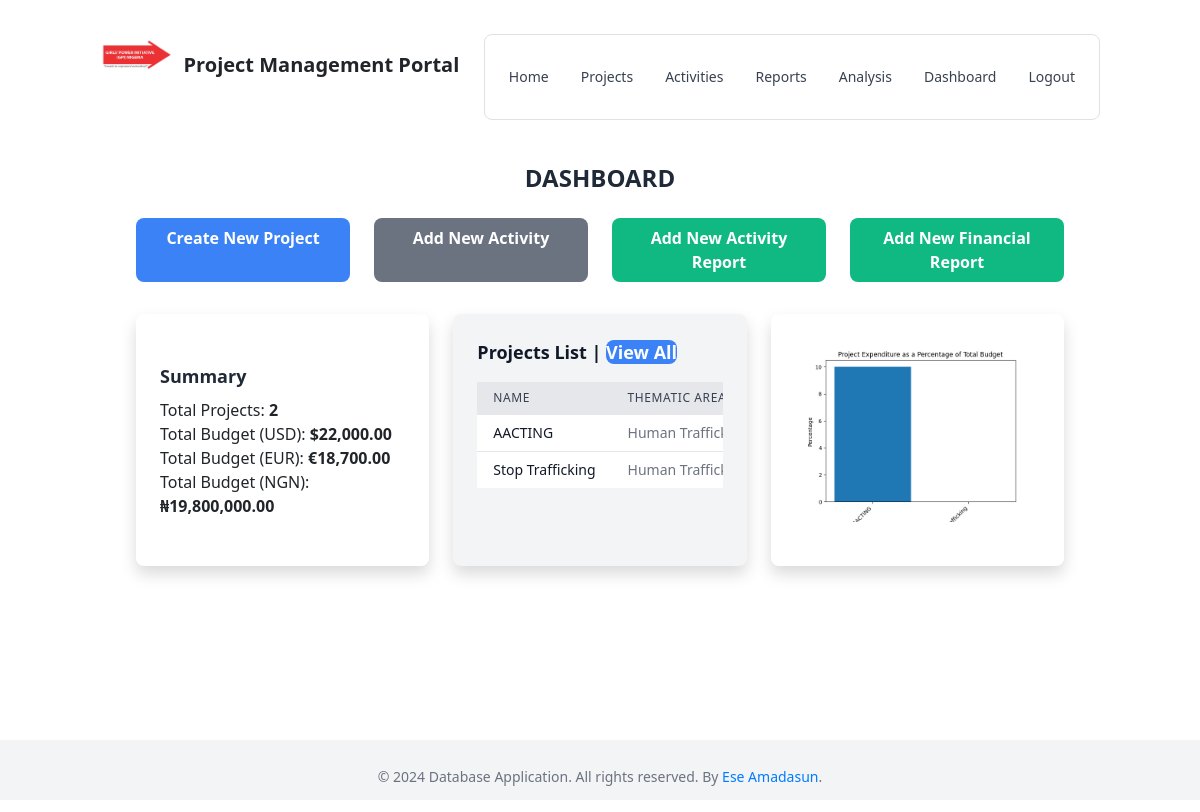
/index, run on the app's committed database.
### models.py (models this page shows)
class Project(db.Model):
    __tablename__ = 'project'
    id = db.Column(db.Integer, primary_key=True)
    name = db.Column(db.String(100), nullable=False)
    donor = db.Column(db.String(100))
    thematic_area = db.Column(db.String(100))
    start_date = db.Column(db.DateTime)
    end_date = db.Column(db.DateTime)
    project_amount = db.Column(db.Float)
    activities = db.relationship('Activity', backref='project', lazy=True)
    financial_reports = db.relationship('FinancialReport', backref='project', lazy=True)

### views.py (the view)
@main.route('/index')
def index():
    project_count = Project.query.count()
    projects = Project.query.all()
    exchange_rates = {'EUR': 0.85, 'USD': 1, 'NGN': 900}
    total_budget_usd = db.session.query(db.func.sum(Project.project_amount)).scalar() or 0
    total_budget_eur = total_budget_usd * exchange_rates['EUR']
    total_budget_ngn = total_budget_usd * exchange_rates['NGN']
    formatted_total_budget_usd = "{:,.2f}".format(total_budget_usd)
    formatted_total_budget_eur = "{:,.2f}".format(total_budget_eur)
    formatted_total_budget_ngn = "{:,.2f}".format(total_budget_ngn)
    return render_template('dashboard.html',
                           project_count=project_count,
                           projects=projects,
                           total_budget_usd=formatted_total_budget_usd,
                           total_budget_eur=formatted_total_budget_eur,
                           total_budget_ngn=formatted_total_budget_ngn)

### app.py (called while the page is built)
def format_currency(value):
    if value is None or isinstance(value, str) and not value.isdigit():
        return 'N/A'
    try:
        return "${:,.2f}".format(float(value))
    except (ValueError, TypeError):
        return 'N/A'

### templates/dashboard.html (shortened to what this page needs)
{% extends 'base.html' %}
{% block content %}
<div class="container mx-auto px-4 py-8">
    <h1 class="text-2xl font-semibold text-gray-800 mb-4">DASHBOARD</h1>
    <div class="grid grid-cols-1 sm:grid-cols-2 md:grid-cols-4 gap-4 mb-8">
        <a href="{{ url_for('main.create_project') }}" class="block px-6 py-2 bg-blue-500 hover:bg-blue-700 text-white font-bold rounded-lg text-center">Create New Project</a>
        <a href="{{ url_for('main.activity') }}" class="block px-6 py-2 bg-gray-500 hover:bg-gray-700 text-white font-bold rounded-lg text-center">Add New Activity</a>
        <a href="{{ url_for('main.report') }}" class="block px-6 py-2 bg-green-500 hover:bg-green-700 text-white font-bold rounded-lg text-center">Add New Activity Report</a>
        <a href="{{ url_for('main.financial_report') }}" class="block px-6 py-2 bg-green-500 hover:bg-green-700 text-white font-bold rounded-lg text-center">Add New Financial Report</a>
    </div>
    <div class="grid grid-cols-1 md:grid-cols-2 lg:grid-cols-3 gap-6">
        <div class="bg-white shadow rounded-lg p-4 aspect-square flex items-center justify-center">
            <div>
                <h2 class="text-lg font-semibold text-gray-800 mb-2">Summary</h2>
                <p>Total Projects: <span class="font-bold">{{ project_count }}</span></p>
                <p>Total Budget (USD): <span class="font-bold">${{ total_budget_usd }}</span></p>
                <p>Total Budget (EUR): <span class="font-bold">€{{ total_budget_eur }}</span></p>
                <p>Total Budget (NGN): <span class="font-bold">₦{{ total_budget_ngn }}</span></p>
            </div>
        </div>
        <div class="bg-gray-100 shadow rounded-lg p-4 aspect-square">
            <h2 class="text-lg font-semibold text-gray-900 mb-3">Projects List | <a href="{{ url_for('main.project_list') }}" class="bg-blue-500 hover:bg-blue-700 text-white font-bold rounded-lg text-center">View All</a></h2>
            <div class="overflow-auto">
                <table class="min-w-full divide-y divide-gray-200">
                    <thead class="bg-gray-200">
                        <tr>
                            <th class="px-3 py-2 text-left text-xs font-medium text-gray-700 uppercase tracking-wider">Name</th>
                            <th class="px-3 py-2 text-left text-xs font-medium text-gray-700 uppercase tracking-wider">Thematic Area</th>
                        </tr>
                    </thead>
                    <tbody class="bg-white divide-y divide-gray-200">
                        {% for project in projects %}
                        <tr>
                            <td class="px-3 py-2 whitespace-nowrap text-sm font-medium text-gray-900">{{ project.name }}</td>
                            <td class="px-3 py-2 whitespace-nowrap text-sm text-gray-500">{{ project.thematic_area }}</td>
                        </tr>
                        {% else %}
                        <tr>
                            <td colspan="3" class="px-3 py-2 whitespace-nowrap text-center text-sm text-gray-500">No projects found.</td>
                        </tr>
                        {% endfor %}
                    </tbody>
                </table>
            </div>
        </div>
        <div class="bg-white shadow rounded-lg p-4 aspect-square">
            <img src="{{ url_for('main.dynamic_chart') }}" alt="Project Expenditure Chart">
        </div>
    </div>
</div>
{% endblock %}

### static/css/styles.css (style rules this page uses)
body { font-family: Arial, sans-serif; }
h1 { color: #333; text-align: center; margin-bottom: 20px; }
body { margin: 0; font-family: 'Arial', sans-serif; background-color: #f5f5f5; }
img { max-width: 100%; height: auto; margin-bottom: 20px; }
p { font-size: 16px; line-height: 1.5; margin-bottom: 10px; }

### data on the page
Project: name "AACTING", thematic_area "Human…"
Project: name "Stop Trafficking", thematic_area "Human…"

### other printed values
{{ project_count }} "2"
{{ total_budget_usd }} "22,000.00"
{{ total_budget_eur }} "18,700.00"
{{ total_budget_ngn }} "19,800,000.00"
